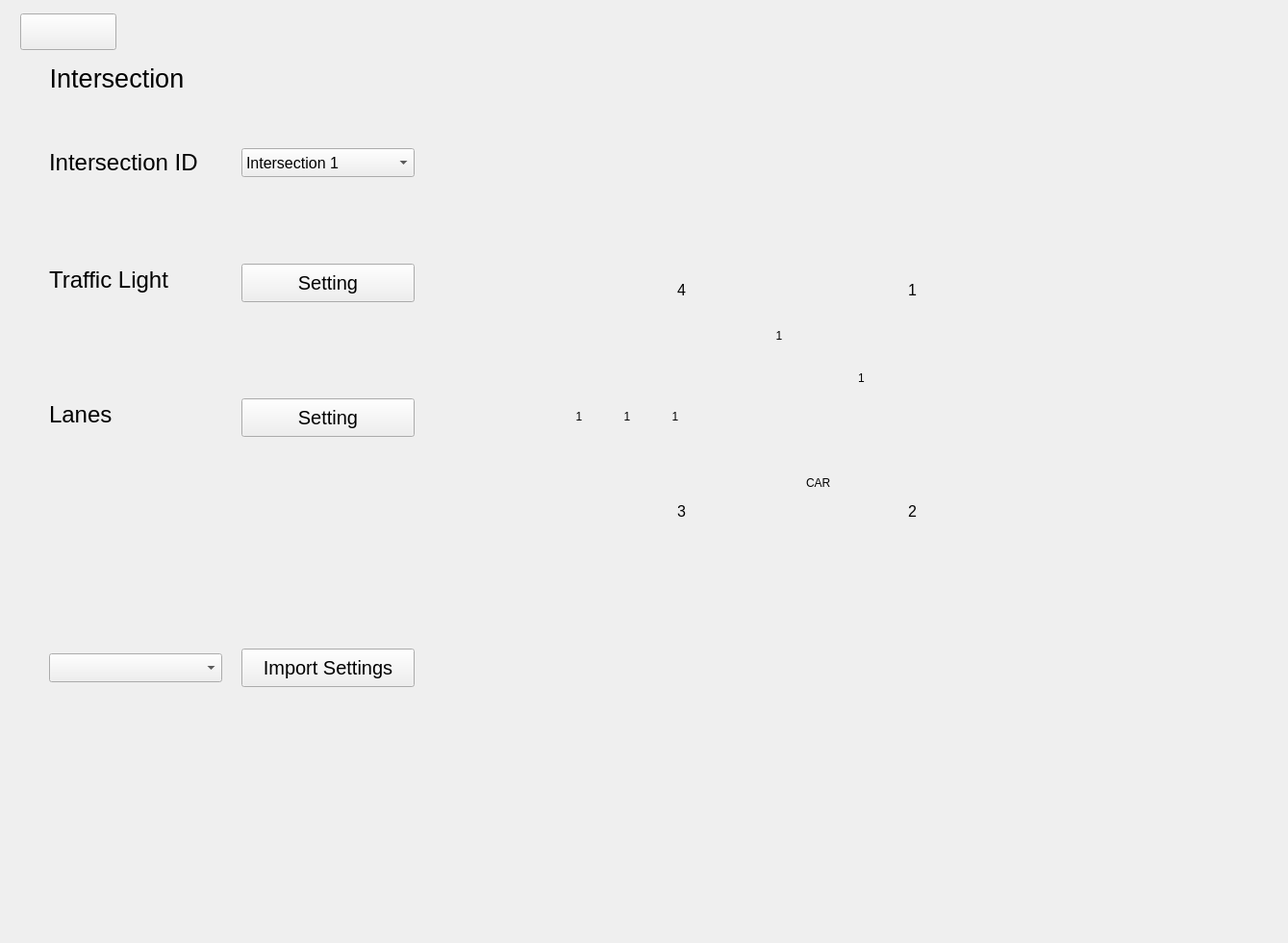
<?xml version="1.0" encoding="UTF-8"?>
<ui version="4.0">
 <class>Form</class>
 <widget class="QWidget" name="Form">
  <property name="geometry">
   <rect>
    <x>0</x>
    <y>0</y>
    <width>1339</width>
    <height>980</height>
   </rect>
  </property>
  <property name="windowTitle">
   <string>Form</string>
  </property>
  <layout class="QHBoxLayout" name="horizontalLayout">
   <item>
    <widget class="QWidget" name="widgetInt" native="true">
     <property name="minimumSize">
      <size>
       <width>420</width>
       <height>951</height>
      </size>
     </property>
     <property name="maximumSize">
      <size>
       <width>420</width>
       <height>951</height>
      </size>
     </property>
     <widget class="QPushButton" name="backButtonInt">
      <property name="geometry">
       <rect>
        <x>10</x>
        <y>0</y>
        <width>100</width>
        <height>38</height>
       </rect>
      </property>
      <property name="minimumSize">
       <size>
        <width>100</width>
        <height>30</height>
       </size>
      </property>
      <property name="text">
       <string/>
      </property>
      <property name="icon">
       <iconset>
        <normaloff>C:/Users/41774/.designer/backup/Back.png</normaloff>C:/Users/41774/.designer/backup/Back.png</iconset>
      </property>
      <property name="iconSize">
       <size>
        <width>30</width>
        <height>30</height>
       </size>
      </property>
     </widget>
     <widget class="QLabel" name="BLInt">
      <property name="geometry">
       <rect>
        <x>40</x>
        <y>30</y>
        <width>141</width>
        <height>74</height>
       </rect>
      </property>
      <property name="font">
       <font>
        <family>Segoe UI</family>
        <pointsize>20</pointsize>
       </font>
      </property>
      <property name="layoutDirection">
       <enum>Qt::LeftToRight</enum>
      </property>
      <property name="text">
       <string>Intersection</string>
      </property>
      <property name="alignment">
       <set>Qt::AlignCenter</set>
      </property>
     </widget>
     <widget class="QLabel" name="SLIDInt">
      <property name="geometry">
       <rect>
        <x>40</x>
        <y>113</y>
        <width>180</width>
        <height>83</height>
       </rect>
      </property>
      <property name="minimumSize">
       <size>
        <width>180</width>
        <height>83</height>
       </size>
      </property>
      <property name="maximumSize">
       <size>
        <width>180</width>
        <height>83</height>
       </size>
      </property>
      <property name="font">
       <font>
        <family>Segoe UI</family>
        <pointsize>18</pointsize>
       </font>
      </property>
      <property name="text">
       <string>Intersection ID</string>
      </property>
      <property name="alignment">
       <set>Qt::AlignLeading|Qt::AlignLeft|Qt::AlignVCenter</set>
      </property>
     </widget>
     <widget class="QComboBox" name="cobBoxIDInt">
      <property name="geometry">
       <rect>
        <x>240</x>
        <y>140</y>
        <width>180</width>
        <height>30</height>
       </rect>
      </property>
      <property name="font">
       <font>
        <family>Segoe UI</family>
        <pointsize>12</pointsize>
       </font>
      </property>
      <property name="editable">
       <bool>false</bool>
      </property>
      <property name="currentIndex">
       <number>0</number>
      </property>
      <item>
       <property name="text">
        <string>Intersection 1</string>
       </property>
      </item>
      <item>
       <property name="text">
        <string>Intersection 2</string>
       </property>
      </item>
      <item>
       <property name="text">
        <string>Intersection 3</string>
       </property>
      </item>
      <item>
       <property name="text">
        <string>Intersection 4</string>
       </property>
      </item>
     </widget>
     <widget class="QComboBox" name="cobBoxImportInt">
      <property name="geometry">
       <rect>
        <x>40</x>
        <y>665</y>
        <width>180</width>
        <height>30</height>
       </rect>
      </property>
      <property name="font">
       <font>
        <family>Segoe UI</family>
        <pointsize>12</pointsize>
       </font>
      </property>
      <property name="editable">
       <bool>false</bool>
      </property>
      <property name="currentIndex">
       <number>-1</number>
      </property>
     </widget>
     <widget class="QPushButton" name="TrafLightInt">
      <property name="geometry">
       <rect>
        <x>240</x>
        <y>260</y>
        <width>180</width>
        <height>40</height>
       </rect>
      </property>
      <property name="font">
       <font>
        <family>Segoe UI</family>
        <pointsize>15</pointsize>
       </font>
      </property>
      <property name="text">
       <string>Setting</string>
      </property>
     </widget>
     <widget class="QPushButton" name="AddVehInt">
      <property name="geometry">
       <rect>
        <x>240</x>
        <y>400</y>
        <width>180</width>
        <height>40</height>
       </rect>
      </property>
      <property name="font">
       <font>
        <family>Segoe UI</family>
        <pointsize>15</pointsize>
       </font>
      </property>
      <property name="text">
       <string>Setting</string>
      </property>
     </widget>
     <widget class="QPushButton" name="ImportButtonInt">
      <property name="geometry">
       <rect>
        <x>240</x>
        <y>660</y>
        <width>180</width>
        <height>40</height>
       </rect>
      </property>
      <property name="font">
       <font>
        <family>Segoe UI</family>
        <pointsize>15</pointsize>
       </font>
      </property>
      <property name="text">
       <string>Import Settings</string>
      </property>
     </widget>
     <widget class="QLabel" name="SLIDInt_2">
      <property name="geometry">
       <rect>
        <x>40</x>
        <y>235</y>
        <width>180</width>
        <height>83</height>
       </rect>
      </property>
      <property name="minimumSize">
       <size>
        <width>180</width>
        <height>83</height>
       </size>
      </property>
      <property name="maximumSize">
       <size>
        <width>180</width>
        <height>83</height>
       </size>
      </property>
      <property name="font">
       <font>
        <family>Segoe UI</family>
        <pointsize>18</pointsize>
       </font>
      </property>
      <property name="text">
       <string>Traffic Light</string>
      </property>
      <property name="alignment">
       <set>Qt::AlignLeading|Qt::AlignLeft|Qt::AlignVCenter</set>
      </property>
     </widget>
     <widget class="QLabel" name="SLIDInt_3">
      <property name="geometry">
       <rect>
        <x>40</x>
        <y>375</y>
        <width>180</width>
        <height>83</height>
       </rect>
      </property>
      <property name="minimumSize">
       <size>
        <width>180</width>
        <height>83</height>
       </size>
      </property>
      <property name="maximumSize">
       <size>
        <width>180</width>
        <height>83</height>
       </size>
      </property>
      <property name="font">
       <font>
        <family>Segoe UI</family>
        <pointsize>18</pointsize>
       </font>
      </property>
      <property name="text">
       <string>Lanes</string>
      </property>
      <property name="alignment">
       <set>Qt::AlignLeading|Qt::AlignLeft|Qt::AlignVCenter</set>
      </property>
     </widget>
    </widget>
   </item>
   <item>
    <spacer name="horizontalSpacer">
     <property name="orientation">
      <enum>Qt::Horizontal</enum>
     </property>
     <property name="sizeType">
      <enum>QSizePolicy::Expanding</enum>
     </property>
     <property name="sizeHint" stdset="0">
      <size>
       <width>40</width>
       <height>20</height>
      </size>
     </property>
    </spacer>
   </item>
   <item>
    <widget class="QWidget" name="widgetMap" native="true">
     <property name="minimumSize">
      <size>
       <width>750</width>
       <height>0</height>
      </size>
     </property>
     <property name="maximumSize">
      <size>
       <width>750</width>
       <height>16777215</height>
      </size>
     </property>
     <widget class="QLabel" name="CarMap">
      <property name="geometry">
       <rect>
        <x>0</x>
        <y>0</y>
        <width>701</width>
        <height>841</height>
       </rect>
      </property>
      <property name="text">
       <string/>
      </property>
      <property name="pixmap">
       <pixmap>intersection.jpg</pixmap>
      </property>
     </widget>
     <widget class="QLabel" name="CarSub">
      <property name="geometry">
       <rect>
        <x>330</x>
        <y>460</y>
        <width>31</width>
        <height>61</height>
       </rect>
      </property>
      <property name="text">
       <string>CAR</string>
      </property>
     </widget>
     <widget class="QLabel" name="CarRight">
      <property name="geometry">
       <rect>
        <x>380</x>
        <y>370</y>
        <width>41</width>
        <height>31</height>
       </rect>
      </property>
      <property name="text">
       <string>CAR</string>
      </property>
     </widget>
     <widget class="QLabel" name="label">
      <property name="geometry">
       <rect>
        <x>370</x>
        <y>370</y>
        <width>35</width>
        <height>24</height>
       </rect>
      </property>
      <property name="toolTip">
       <string>&lt;html&gt;&lt;head/&gt;&lt;body&gt;&lt;p&gt;&lt;span style=&quot; color:#ffffff;&quot;&gt;1&lt;/span&gt;&lt;/p&gt;&lt;/body&gt;&lt;/html&gt;</string>
      </property>
      <property name="autoFillBackground">
       <bool>true</bool>
      </property>
      <property name="text">
       <string>1</string>
      </property>
      <property name="alignment">
       <set>Qt::AlignCenter</set>
      </property>
     </widget>
     <widget class="QLabel" name="label_2">
      <property name="geometry">
       <rect>
        <x>180</x>
        <y>410</y>
        <width>28</width>
        <height>24</height>
       </rect>
      </property>
      <property name="toolTip">
       <string>&lt;html&gt;&lt;head/&gt;&lt;body&gt;&lt;p&gt;&lt;span style=&quot; color:#ffffff;&quot;&gt;1&lt;/span&gt;&lt;/p&gt;&lt;/body&gt;&lt;/html&gt;</string>
      </property>
      <property name="autoFillBackground">
       <bool>true</bool>
      </property>
      <property name="text">
       <string>1</string>
      </property>
      <property name="alignment">
       <set>Qt::AlignCenter</set>
      </property>
     </widget>
     <widget class="QLabel" name="label_3">
      <property name="geometry">
       <rect>
        <x>130</x>
        <y>410</y>
        <width>28</width>
        <height>24</height>
       </rect>
      </property>
      <property name="toolTip">
       <string>&lt;html&gt;&lt;head/&gt;&lt;body&gt;&lt;p&gt;&lt;span style=&quot; color:#ffffff;&quot;&gt;1&lt;/span&gt;&lt;/p&gt;&lt;/body&gt;&lt;/html&gt;</string>
      </property>
      <property name="autoFillBackground">
       <bool>true</bool>
      </property>
      <property name="text">
       <string>1</string>
      </property>
      <property name="alignment">
       <set>Qt::AlignCenter</set>
      </property>
     </widget>
     <widget class="QLabel" name="label_4">
      <property name="geometry">
       <rect>
        <x>80</x>
        <y>410</y>
        <width>28</width>
        <height>24</height>
       </rect>
      </property>
      <property name="toolTip">
       <string>&lt;html&gt;&lt;head/&gt;&lt;body&gt;&lt;p&gt;&lt;span style=&quot; color:#ffffff;&quot;&gt;1&lt;/span&gt;&lt;/p&gt;&lt;/body&gt;&lt;/html&gt;</string>
      </property>
      <property name="autoFillBackground">
       <bool>true</bool>
      </property>
      <property name="text">
       <string>1</string>
      </property>
      <property name="alignment">
       <set>Qt::AlignCenter</set>
      </property>
     </widget>
     <widget class="QLabel" name="label_5">
      <property name="geometry">
       <rect>
        <x>420</x>
        <y>270</y>
        <width>41</width>
        <height>41</height>
       </rect>
      </property>
      <property name="font">
       <font>
        <pointsize>12</pointsize>
       </font>
      </property>
      <property name="toolTip">
       <string>&lt;html&gt;&lt;head/&gt;&lt;body&gt;&lt;p&gt;&lt;span style=&quot; color:#ffffff;&quot;&gt;1&lt;/span&gt;&lt;/p&gt;&lt;/body&gt;&lt;/html&gt;</string>
      </property>
      <property name="autoFillBackground">
       <bool>true</bool>
      </property>
      <property name="text">
       <string>1</string>
      </property>
      <property name="alignment">
       <set>Qt::AlignCenter</set>
      </property>
     </widget>
     <widget class="QLabel" name="label_6">
      <property name="geometry">
       <rect>
        <x>180</x>
        <y>270</y>
        <width>41</width>
        <height>41</height>
       </rect>
      </property>
      <property name="font">
       <font>
        <pointsize>12</pointsize>
       </font>
      </property>
      <property name="toolTip">
       <string>&lt;html&gt;&lt;head/&gt;&lt;body&gt;&lt;p&gt;&lt;span style=&quot; color:#ffffff;&quot;&gt;1&lt;/span&gt;&lt;/p&gt;&lt;/body&gt;&lt;/html&gt;</string>
      </property>
      <property name="autoFillBackground">
       <bool>true</bool>
      </property>
      <property name="text">
       <string>4</string>
      </property>
      <property name="alignment">
       <set>Qt::AlignCenter</set>
      </property>
     </widget>
     <widget class="QLabel" name="label_7">
      <property name="geometry">
       <rect>
        <x>420</x>
        <y>500</y>
        <width>41</width>
        <height>41</height>
       </rect>
      </property>
      <property name="font">
       <font>
        <pointsize>12</pointsize>
       </font>
      </property>
      <property name="toolTip">
       <string>&lt;html&gt;&lt;head/&gt;&lt;body&gt;&lt;p&gt;&lt;span style=&quot; color:#ffffff;&quot;&gt;1&lt;/span&gt;&lt;/p&gt;&lt;/body&gt;&lt;/html&gt;</string>
      </property>
      <property name="autoFillBackground">
       <bool>true</bool>
      </property>
      <property name="text">
       <string>2</string>
      </property>
      <property name="alignment">
       <set>Qt::AlignCenter</set>
      </property>
     </widget>
     <widget class="QLabel" name="label_8">
      <property name="geometry">
       <rect>
        <x>180</x>
        <y>500</y>
        <width>41</width>
        <height>41</height>
       </rect>
      </property>
      <property name="font">
       <font>
        <pointsize>12</pointsize>
       </font>
      </property>
      <property name="toolTip">
       <string>&lt;html&gt;&lt;head/&gt;&lt;body&gt;&lt;p&gt;&lt;span style=&quot; color:#ffffff;&quot;&gt;1&lt;/span&gt;&lt;/p&gt;&lt;/body&gt;&lt;/html&gt;</string>
      </property>
      <property name="autoFillBackground">
       <bool>true</bool>
      </property>
      <property name="text">
       <string>3</string>
      </property>
      <property name="alignment">
       <set>Qt::AlignCenter</set>
      </property>
     </widget>
     <widget class="QLabel" name="label_9">
      <property name="geometry">
       <rect>
        <x>290</x>
        <y>320</y>
        <width>24</width>
        <height>35</height>
       </rect>
      </property>
      <property name="toolTip">
       <string>&lt;html&gt;&lt;head/&gt;&lt;body&gt;&lt;p&gt;&lt;span style=&quot; color:#ffffff;&quot;&gt;1&lt;/span&gt;&lt;/p&gt;&lt;/body&gt;&lt;/html&gt;</string>
      </property>
      <property name="autoFillBackground">
       <bool>true</bool>
      </property>
      <property name="text">
       <string>1</string>
      </property>
      <property name="alignment">
       <set>Qt::AlignCenter</set>
      </property>
     </widget>
    </widget>
   </item>
   <item>
    <spacer name="horizontalSpacer2">
     <property name="orientation">
      <enum>Qt::Horizontal</enum>
     </property>
     <property name="sizeType">
      <enum>QSizePolicy::Expanding</enum>
     </property>
     <property name="sizeHint" stdset="0">
      <size>
       <width>40</width>
       <height>20</height>
      </size>
     </property>
    </spacer>
   </item>
  </layout>
 </widget>
 <resources/>
 <connections/>
</ui>
